Frame 1 (no input): blank canvas, image omitted
Frame 60 (the mouse pressed at the canvas centre just before this capture): blank canvas, image omitted
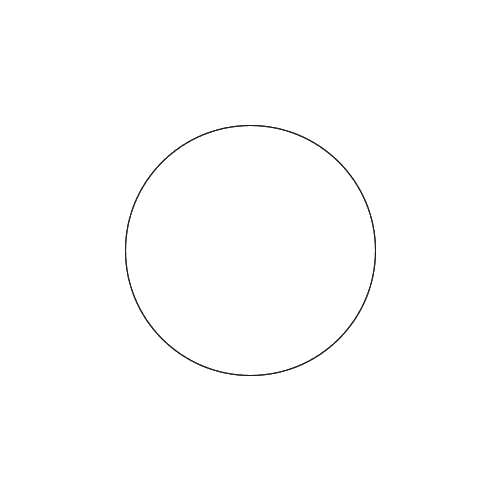
Frame 120 (the mouse held since frame 60 and released just before this capture)

The Processing sketch whose frames 1 and 60 were blank and that drew this single picture after the mouse press (run headless with seeded random() and noise(); from frame 60 on, the mouse is pressed at the canvas centre):

// Processing sketch: widthHeight
// ── widthHeight.pde
void setup() {
 size(500,500);
 background(255);
}

void draw() {
 noFill();
 stroke(0,0,0,10);
 ellipse(width/2,height/2,mouseX,mouseY); 
}
